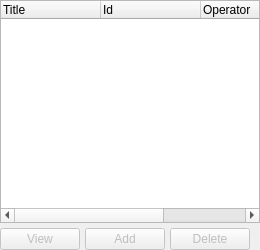
<?xml version="1.0" encoding="UTF-8"?>
<ui version="4.0">
 <class>wDockStickers</class>
 <widget class="QWidget" name="wDockStickers">
  <property name="geometry">
   <rect>
    <x>0</x>
    <y>0</y>
    <width>260</width>
    <height>250</height>
   </rect>
  </property>
  <property name="windowTitle">
   <string>Form</string>
  </property>
  <layout class="QVBoxLayout" name="verticalLayout">
   <property name="spacing">
    <number>5</number>
   </property>
   <property name="margin">
    <number>0</number>
   </property>
   <item>
    <widget class="QWidget" name="wAllControls" native="true">
     <layout class="QVBoxLayout" name="verticalLayout_2">
      <property name="spacing">
       <number>5</number>
      </property>
      <property name="margin">
       <number>0</number>
      </property>
      <item>
       <widget class="QTreeWidget" name="twStickers">
        <property name="selectionMode">
         <enum>QAbstractItemView::ExtendedSelection</enum>
        </property>
        <property name="rootIsDecorated">
         <bool>false</bool>
        </property>
        <property name="headerHidden">
         <bool>false</bool>
        </property>
        <column>
         <property name="text">
          <string comment="LBL_TITLE">Title</string>
         </property>
        </column>
        <column>
         <property name="text">
          <string>Id</string>
         </property>
        </column>
        <column>
         <property name="text">
          <string comment="LBL_OPERATOR">Operator</string>
         </property>
        </column>
        <column>
         <property name="text">
          <string comment="LBL_DATE">Date</string>
         </property>
        </column>
       </widget>
      </item>
      <item>
       <layout class="QHBoxLayout" name="horizontalLayout_Buttons">
        <property name="spacing">
         <number>5</number>
        </property>
        <property name="topMargin">
         <number>0</number>
        </property>
        <item>
         <widget class="QPushButton" name="pbStickerView">
          <property name="enabled">
           <bool>false</bool>
          </property>
          <property name="text">
           <string comment="LBL_VIEW">View</string>
          </property>
          <property name="icon">
           <iconset resource="lh3.qrc">
            <normaloff>:/lh3/Resources/read_messages.png</normaloff>:/lh3/Resources/read_messages.png</iconset>
          </property>
         </widget>
        </item>
        <item>
         <widget class="QPushButton" name="pbStickerAdd">
          <property name="enabled">
           <bool>false</bool>
          </property>
          <property name="text">
           <string comment="LBL_ADD">Add</string>
          </property>
          <property name="icon">
           <iconset resource="lh3.qrc">
            <normaloff>:/lh3/Resources/sending_message.png</normaloff>:/lh3/Resources/sending_message.png</iconset>
          </property>
         </widget>
        </item>
        <item>
         <widget class="QPushButton" name="pbStickerDelete">
          <property name="enabled">
           <bool>false</bool>
          </property>
          <property name="text">
           <string comment="LBL_DELETE">Delete</string>
          </property>
          <property name="icon">
           <iconset resource="lh3.qrc">
            <normaloff>:/lh3/Resources/deleting_message.png</normaloff>:/lh3/Resources/deleting_message.png</iconset>
          </property>
         </widget>
        </item>
        <item>
         <spacer name="horizontalSpacer">
          <property name="orientation">
           <enum>Qt::Horizontal</enum>
          </property>
          <property name="sizeHint" stdset="0">
           <size>
            <width>40</width>
            <height>20</height>
           </size>
          </property>
         </spacer>
        </item>
       </layout>
      </item>
     </layout>
    </widget>
   </item>
  </layout>
 </widget>
 <resources>
  <include location="lh3.qrc"/>
 </resources>
 <connections>
  <connection>
   <sender>twStickers</sender>
   <signal>itemDoubleClicked(QTreeWidgetItem*,int)</signal>
   <receiver>wDockStickers</receiver>
   <slot>itemDoubleClicked(QTreeWidgetItem*,int)</slot>
   <hints>
    <hint type="sourcelabel">
     <x>108</x>
     <y>74</y>
    </hint>
    <hint type="destinationlabel">
     <x>123</x>
     <y>-6</y>
    </hint>
   </hints>
  </connection>
  <connection>
   <sender>twStickers</sender>
   <signal>itemSelectionChanged()</signal>
   <receiver>wDockStickers</receiver>
   <slot>itemSelectionChanged()</slot>
   <hints>
    <hint type="sourcelabel">
     <x>56</x>
     <y>85</y>
    </hint>
    <hint type="destinationlabel">
     <x>-5</x>
     <y>85</y>
    </hint>
   </hints>
  </connection>
  <connection>
   <sender>pbStickerView</sender>
   <signal>clicked()</signal>
   <receiver>wDockStickers</receiver>
   <slot>ViewRecord()</slot>
   <hints>
    <hint type="sourcelabel">
     <x>27</x>
     <y>229</y>
    </hint>
    <hint type="destinationlabel">
     <x>39</x>
     <y>-5</y>
    </hint>
   </hints>
  </connection>
  <connection>
   <sender>pbStickerAdd</sender>
   <signal>clicked()</signal>
   <receiver>wDockStickers</receiver>
   <slot>AddRecord()</slot>
   <hints>
    <hint type="sourcelabel">
     <x>143</x>
     <y>234</y>
    </hint>
    <hint type="destinationlabel">
     <x>262</x>
     <y>33</y>
    </hint>
   </hints>
  </connection>
  <connection>
   <sender>pbStickerDelete</sender>
   <signal>clicked()</signal>
   <receiver>wDockStickers</receiver>
   <slot>DeleteRecord()</slot>
   <hints>
    <hint type="sourcelabel">
     <x>203</x>
     <y>233</y>
    </hint>
    <hint type="destinationlabel">
     <x>262</x>
     <y>135</y>
    </hint>
   </hints>
  </connection>
 </connections>
 <slots>
  <slot>itemDoubleClicked(QTreeWidgetItem*,int)</slot>
  <slot>ViewRecord()</slot>
  <slot>AddRecord()</slot>
  <slot>DeleteRecord()</slot>
  <slot>itemSelectionChanged()</slot>
 </slots>
</ui>
